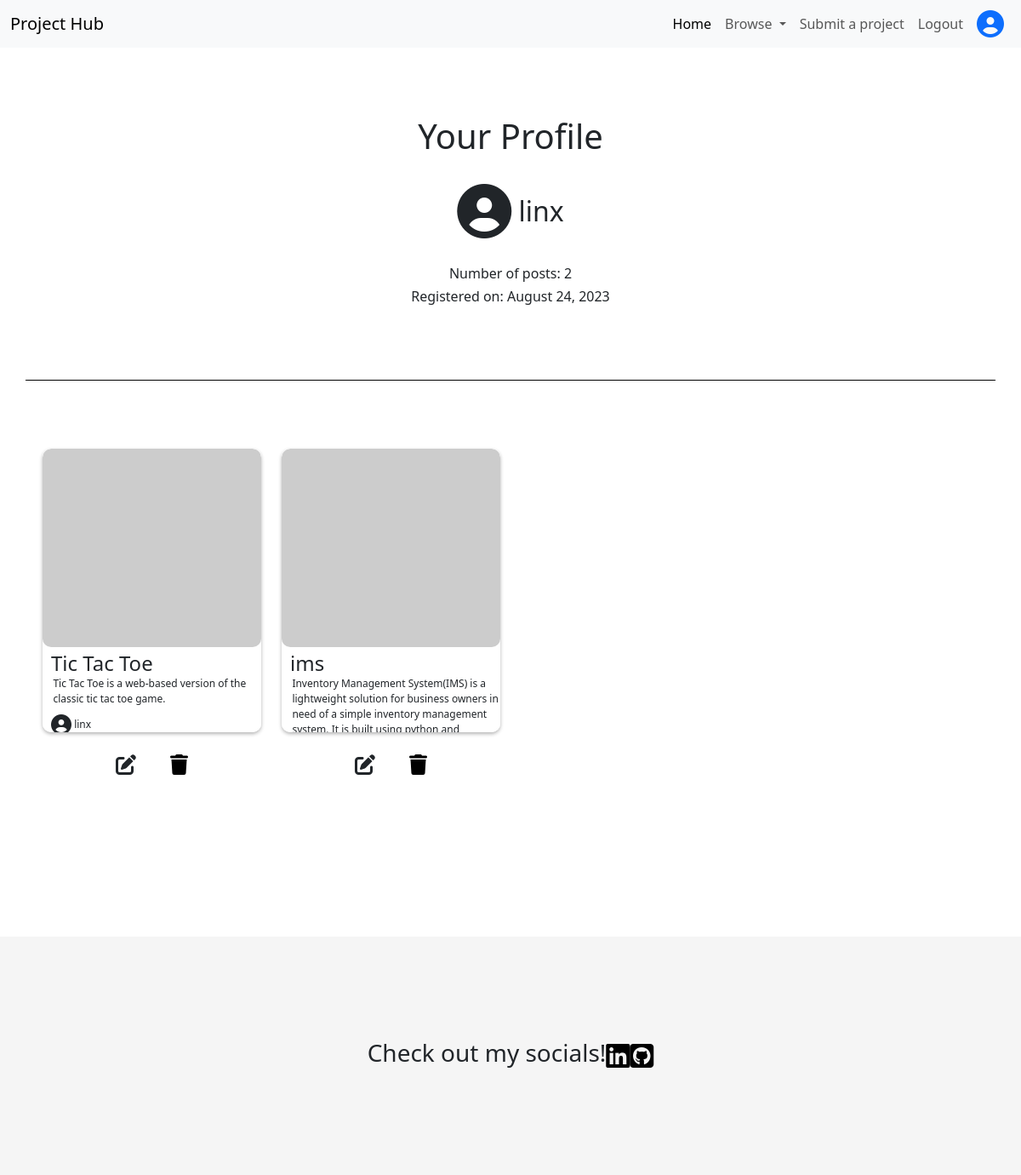
Before: /profile_page/ (signed in) with the older database file.
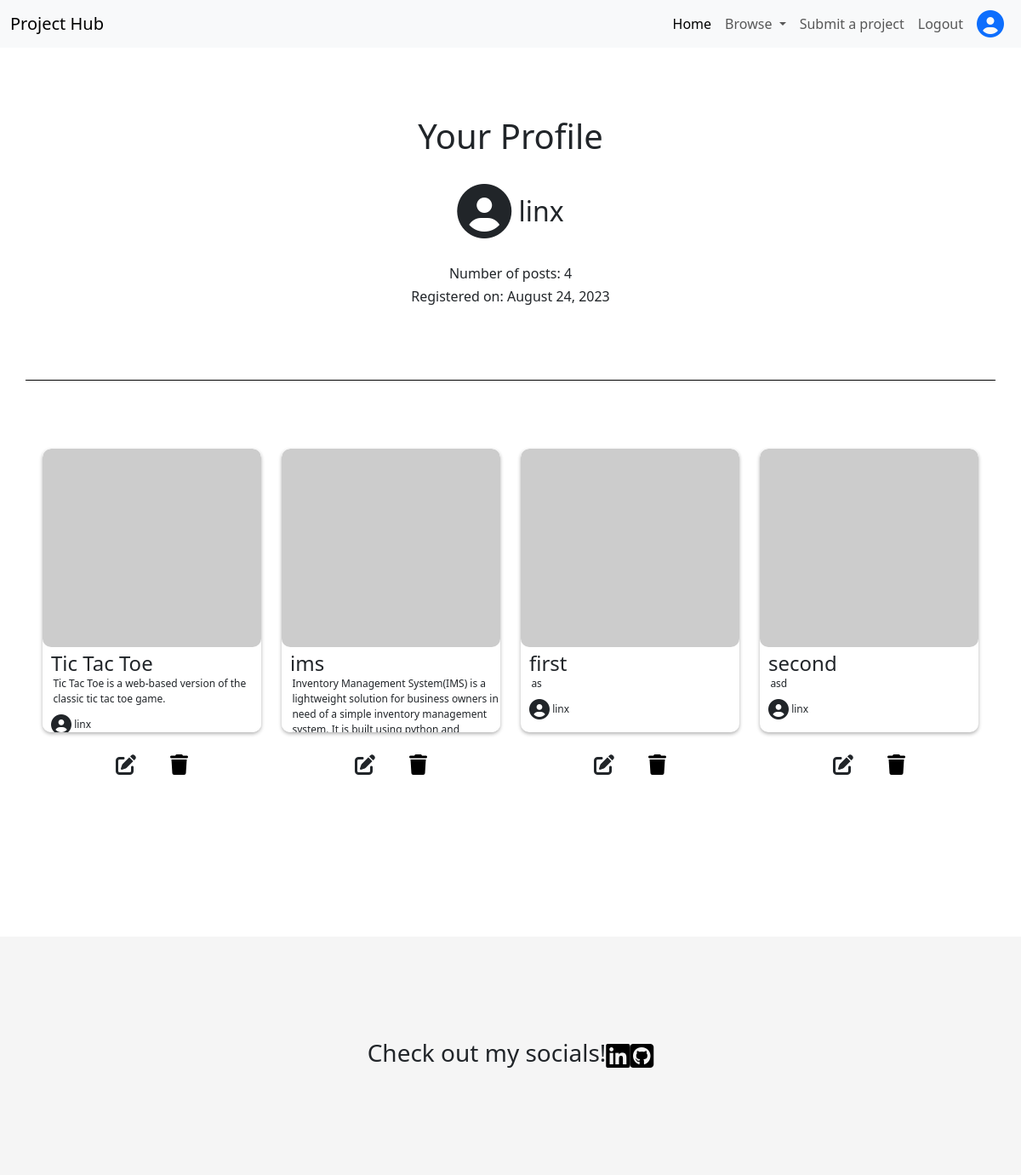
After: the same page with the newer database file.
### hub_main/models.py (models this page shows, shortened)
class Post(models.Model):
    title = models.CharField(max_length=200, blank=False)
    slug = models.SlugField(max_length=200, unique=True)
    author = models.ForeignKey(User, on_delete=models.CASCADE, related_name='project_post')
    Category = models.ForeignKey(Category, on_delete=models.CASCADE, related_name='categories')
    created_on = models.DateField(auto_now_add=True)
    description = models.TextField()
    likes = models.ManyToManyField(User, related_name='liked_posts', null=True, blank=True)
    live_link = models.URLField(blank=False)
    github_repo_link = models.URLField()
    class Meta:
        ordering = ['created_on']

### hub_main/views.py (the view)
# urls.py: path('profile_page/', views.profile_page, name='profile_page'),
def profile_page(request):
    context = {
        'posts' : Post.objects.filter(author=request.user),
        'post_count' : Post.objects.filter(author=request.user).count(),
    }
    return render(request, 'profile_page.html', context)

### hub_main/templates/profile_page.html (shortened to what this page needs)
{% extends "base.html" %}
{% load static %}
{% block content %}
<section>
    <div class="container" id="profile-container">
        <h1>Your Profile</h1>
        <div>
            <i class="fa-solid fa-circle-user fa-2xl"></i>
            <span>{{ user }}</span>
        </div>
        <h3>Number of posts: {{ post_count }}</h3>
        <h3>Registered on: {{ user.date_joined|date:"F j, Y" }}</h4>
    </div>
</section>
<section>
    <div class="container-fluid padding-content" id="profile-page-posts">
        <div class="grid">
            <div class="row">
                {% for post in posts %}
                <div class="col-md-3 col-6 profile-post-card">
                    <a href="{% url 'project_details' post.slug %}" style="color:inherit;">
                        <div class="my-card">
                            <img src="https://picsum.photos/500" class="my-card-img" alt="...">
                            <div class="my-card-body">
                                <h5 class="my-card-title">{{ post.title }}</h5>
                                <p class="my-card-text">{{ post.description }}</p>
                                <div class="my-card-author">
                                    <span>{{ post.author }}</span>
                                </div>
                            </div>
                        </div>
                    </a>
                    <div class="post-options">
                        <a class="post-option" style="color: inherit;" href="{% url 'project_update' post.id %}"><i class="fa-solid fa-pen-to-square"></i></a>
                        <button type="button" class="post-option" data-bs-toggle="modal" data-bs-target="#{{ post.slug }}">
                            <i class="fa-solid fa-trash"></i>
                        </button>
                    </div>
                </div>
                {% endfor %}
            </div>
        </div>
    </div>
</section>
{% endblock %}

Changed rows visible on the page:
added Post: title "first", description "as", author "linx"
added Post: title "second", description "asd", author "linx"
Other visible differences:
{{ post_count }}: "2" → "4"
